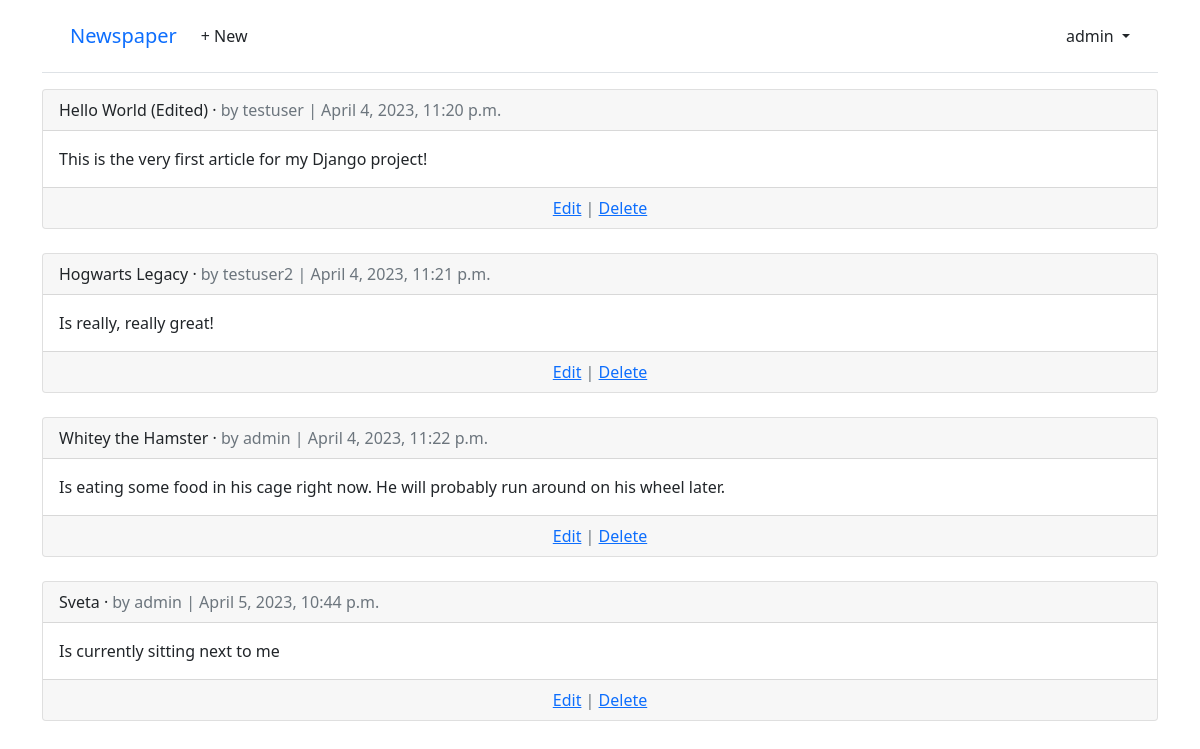
/articles/ (signed in), run on the app's committed database.
### accounts/models.py (models this page shows)
class CustomUser(AbstractUser):
    age = models.PositiveBigIntegerField(null=True, blank=True)

### articles/models.py (models this page shows, shortened)
class Article(models.Model):
    title = models.CharField(max_length=255)
    body = models.TextField()
    date = models.DateTimeField(auto_now_add=True)
    author = models.ForeignKey(
        settings.AUTH_USER_MODEL,
        on_delete=models.CASCADE,
    )

### articles/views.py (the view)
# urls.py: path("", ArticleListView.as_view(), name="article_list"),
class ArticleListView(LoginRequiredMixin, ListView):
    model = Article
    template_name = "article_list.html"

### templates/article_list.html (shortened to what this page needs)
{% extends 'base.html' %}
{% block content %}
{% for article in article_list %}
    <div class="card">
        <div class="card-header">
            <span class="font-weight-bold">{{ article.title }}</span> &middot;
            <span class="text-muted">by {{ article.author }} | {{ article.date }}</span>
        </div>
        <div class="card-body">
            {{ article.body }}
        </div>
        <div class="card-footer text-center text-muted">
            <a href="{% url 'article_edit' article.pk %}">Edit</a> |
            <a href="{% url 'article_delete' article.pk %}">Delete</a>
        </div>
    </div>
    <br />
{% endfor %}
{% endblock content %}

### templates/base.html (shortened to what this page needs)
<!DOCTYPE html>
<html>
    <head>
        <link href="https://cdn.jsdelivr.net/npm/bootstrap@5.1.3/dist/css/bootstrap.min.css" rel="stylesheet">
    </head>
    <body>
        <div class="container">
            <header class="p-3 mb-3 border-bottom">
                <div class="container">
                    <div class="d-flex flex-wrap align-items-center justify-content-center justify-content-lg-start">
                        <a href="{% url 'home' %}" class="navbar-brand">Newspaper</a>
                        <ul class="nav col-12 col-lg-auto me-lg-auto mb-2 justify-content-center mb-md-0">
                            {% if user.is_authenticated %}
                                <li><a href="{% url 'article_new' %}" class="nav-link px-2 link-dark">+ New</a></li>
                        </ul>
                        <div class="dropdown text-end">
                            <a href="#" class="d-block link-dark text-decoration-none dropdown-toggle" id="dropdownUser1" data-bs-toggle="dropdown" aria-expanded="false">
                                {{ user.username }}
                            </a>
                        </div>
                        {% else %}
                            </ul>
                        <div class="text-end">
                            <a href="{% url 'login' %}" class="btn btn-outline-primary me-2">Log In</a>
                            <a href="{% url 'signup' %}" class="btn btn-primary">Sign Up</a>
                        </div>
                        {% endif %}
                    </div>
                </div>
            </header>
            <main>
                {% block content %}
                {% endblock content %}
            </main>
        </div>
    </body>
</html>

### data on the page
CustomUser: username "admin"
Article: title "Hello World (Edited)", author "testuser", date "April 4, 2023, 11:20 p.m.", body "This is the very first article for my Django project!"
Article: title "Hogwarts Legacy", author "testuser2", date "April 4, 2023, 11:21 p.m.", body "Is really, really great!"
Article: title "Whitey the Hamster", author "admin", date "April 4, 2023, 11:22 p.m.", body "Is eating some food in his cage right now. He will probably run around on his wheel later."
Article: title "Sveta", author "admin", date "April 5, 2023, 10:44 p.m.", body "Is currently sitting next to me"
